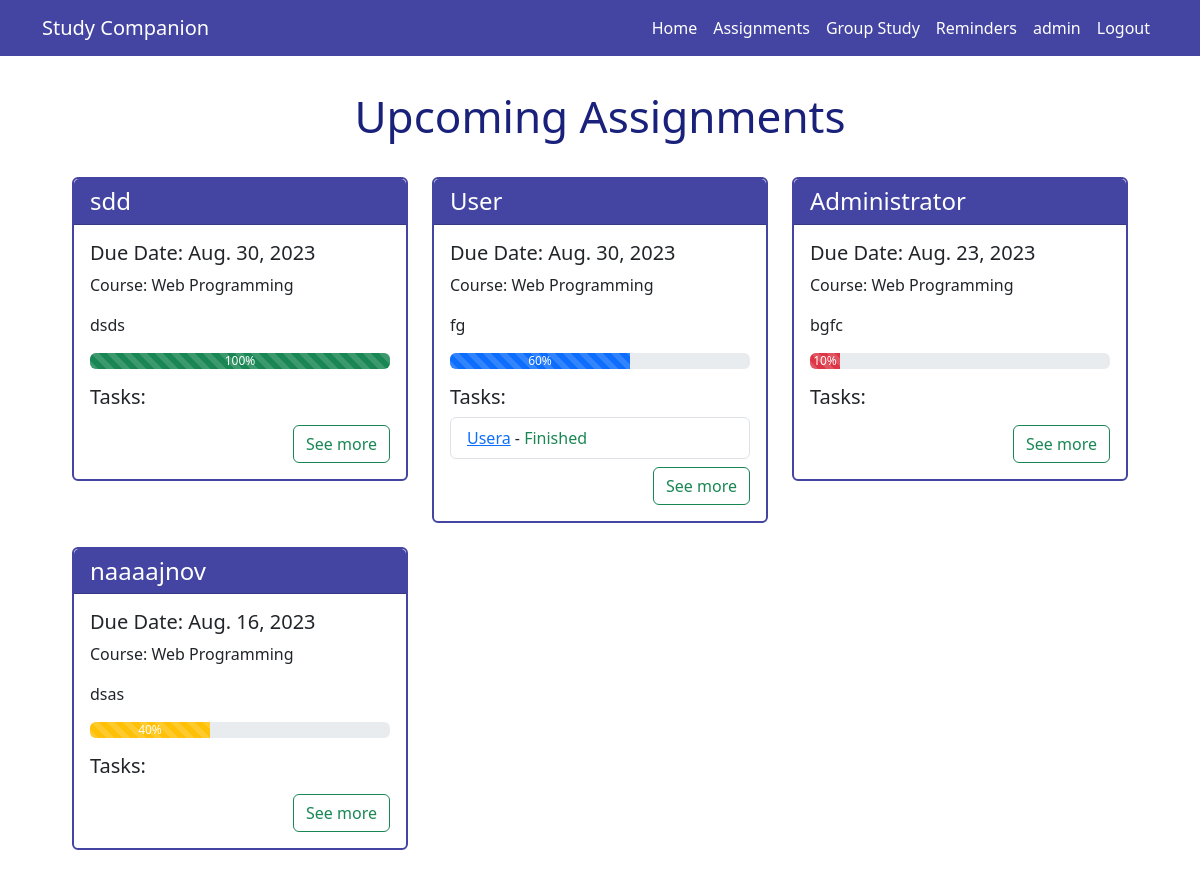
The app's page /assignments/ (signed in, upper part), older data.
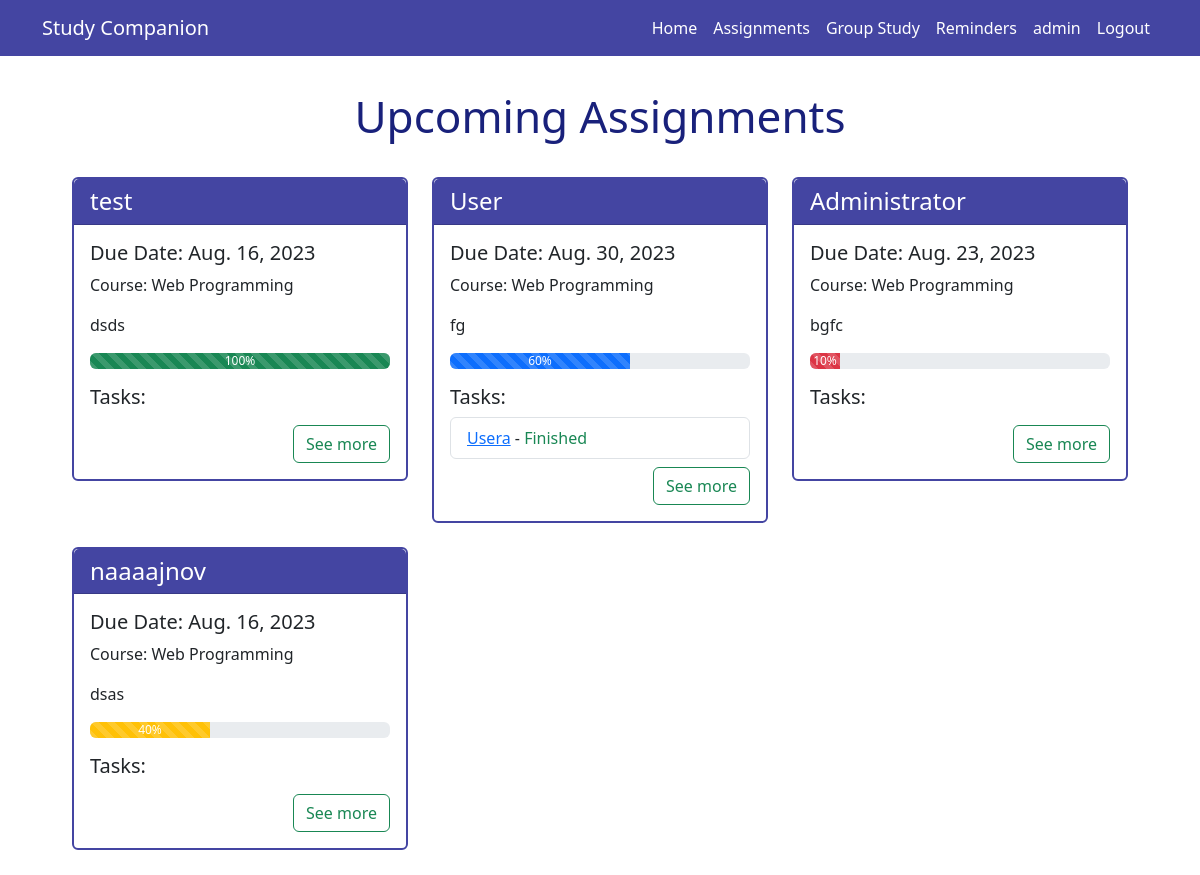
The same page, newer data.
### app/models.py (models this page shows, shortened)
class Assignment(models.Model):
    PROGRESS_CHOICES = [(i, str(i)) for i in range(11)]
    id = models.AutoField(primary_key=True)
    name = models.CharField(max_length=200)
    course = models.ForeignKey(Course, on_delete=models.CASCADE)
    user = models.ForeignKey(CustomUser, on_delete=models.CASCADE)
    description = models.TextField()
    progress = models.IntegerField(choices=PROGRESS_CHOICES, default=0)
    due_date = models.DateField(default=datetime.now() + timedelta(days=7))
    tasks = models.ManyToManyField('Task', related_name='assignments')

class Course(models.Model):
    name = models.CharField(max_length=100)
    def __str__(self):
        return f"{self.name}"

### app/views.py (the view)
# urls.py: path('assignments/', views.assignments_all, name='assignments'),
@login_required
def assignments_all(request):
    current_datetime = timezone.now()
    user = request.user
    upcoming_assignments = Assignment.objects.filter(user=user, due_date__gt=current_datetime)
    past_assignments = Assignment.objects.filter(user=user, due_date__lte=current_datetime)
    tasks = Task.objects.all()
    context = {"upcoming_assignments": upcoming_assignments, "past_assignments":past_assignments, "tasks": tasks}
    return render(request, "assignments.html", context=context)

### templates/assignments.html (shortened to what this page needs)
{% extends "base.html" %}
{% block content %}
    {% if user.is_authenticated %}
        <div>
            {% if upcoming_assignments.count == 0 and past_assignments.count == 0 %}
                <h2 class="text-center primary-text mb-4">You do not have any assignments.</h2>
                <div class="mx-5 px-4">
                    {% if messages %}
                        {% for message in messages %}
                            <div class="alert alert-success mt-3">
                                {{ message|safe }}
                            </div>
                        {% endfor %}
                    {% endif %}
                 <div class="row text-center mx-auto py-4" style="max-width: 300px">
                    <a href="{% url 'add_assignment_task' %}" class="btn btn-primary px-4">Add New Assignment</a>
                </div>
            {% else %}
                <h2 class="mb-4 text-center primary-text"
                        style="font-size: 44px; padding: 10px; border-radius: 5px;">Upcoming Assignments</h2>
                    <div class="mx-5 px-4">
                <div class="row">
                    {% for assignment in upcoming_assignments %}
                        <div class="col-md-4 mb-4">
                            <div class="card navcolor-border">
                                <h4 class="card-header navcolor text-white">{{ assignment.name }}</h4>
                                <div class="card-body">
                                    <h5 class="card-title">Due Date: {{ assignment.due_date }}</h5>
                                    <p class="card-text">Course: {{ assignment.course }}</p>
                                    <p class="card-text">{{ assignment.description }}</p>
                                    <div class="progress">
                                        <div id="progressBar_{{ assignment.id }}"
                                             class="progress-bar progress-bar-striped"
                                             role="progressbar" style="width: 0%;" aria-valuenow="0" aria-valuemin="0"
                                             aria-valuemax="100"></div>
                                    </div>
                                    <h5 class="mt-3">Tasks:</h5>
                                        <ul class="list-group">
                                            {% for task in tasks %}
                                                {% if task.assignment == assignment %}
                                                <li class="list-group-item">
                                                    <a href="{% url 'task_details' task_name=task.id %}">
                                                        {{ task.name }}</a> -
                                                    <span class="{% if task.is_finished %}text-success{% else %}text-danger{% endif %}">
                                                        {% if task.is_finished %}Finished{% else %}Not Finished{% endif %}
                                                    </span>
                                                </li>
                                                {% endif %}
                                            {% endfor %}
                                        </ul>
                                    <div class="text-right">
                                        <a href="{% url 'assignment_details' name=assignment.id %}"
                                           class="btn btn-outline-success mt-2">See
                                            more</a>
                                    </div>
                                </div>
                            </div>
                        </div>
                    {% endfor %}
                </div>
            </div>
        {% endif %}
        </div>
    {% else %}
        {% include "unauthenticated_message.html" %}
    {% endif %}
{% endblock %}

Row changes from the older to the newer data that the page shows:
changed Assignment "dsds": name "sdd" → "test"; due_date "Aug. 30, 2023" → "Aug. 16, 2023"
